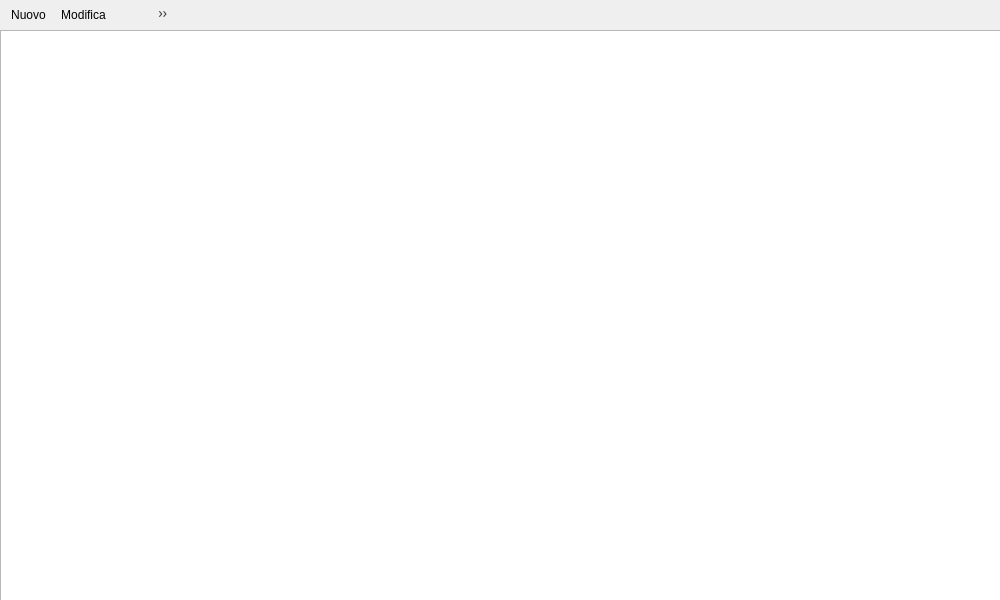
<?xml version="1.0" encoding="UTF-8"?>
<ui version="4.0">
 <class>Film_Ricerca</class>
 <widget class="QDialog" name="Film_Ricerca">
  <property name="geometry">
   <rect>
    <x>0</x>
    <y>0</y>
    <width>1000</width>
    <height>600</height>
   </rect>
  </property>
  <property name="sizePolicy">
   <sizepolicy hsizetype="Fixed" vsizetype="Fixed">
    <horstretch>0</horstretch>
    <verstretch>0</verstretch>
   </sizepolicy>
  </property>
  <property name="minimumSize">
   <size>
    <width>1000</width>
    <height>600</height>
   </size>
  </property>
  <property name="maximumSize">
   <size>
    <width>1000</width>
    <height>600</height>
   </size>
  </property>
  <property name="windowTitle">
   <string>Lista films</string>
  </property>
  <property name="windowIcon">
   <iconset>
    <normaloff>Icone/inbox_film.ico</normaloff>Icone/inbox_film.ico</iconset>
  </property>
  <widget class="QToolBar" name="toolBar">
   <property name="geometry">
    <rect>
     <x>0</x>
     <y>0</y>
     <width>171</width>
     <height>30</height>
    </rect>
   </property>
   <property name="movable">
    <bool>false</bool>
   </property>
   <property name="floatable">
    <bool>false</bool>
   </property>
   <addaction name="actionNuovo"/>
   <addaction name="actionModifica"/>
   <addaction name="actionElimina"/>
   <addaction name="actionValuta"/>
   <addaction name="actionCommenta"/>
  </widget>
  <widget class="QTableView" name="tabella">
   <property name="geometry">
    <rect>
     <x>0</x>
     <y>30</y>
     <width>1001</width>
     <height>571</height>
    </rect>
   </property>
   <property name="editTriggers">
    <set>QAbstractItemView::NoEditTriggers</set>
   </property>
   <property name="alternatingRowColors">
    <bool>true</bool>
   </property>
   <property name="selectionMode">
    <enum>QAbstractItemView::SingleSelection</enum>
   </property>
  </widget>
  <action name="actionNuovo">
   <property name="icon">
    <iconset>
     <normaloff>Icone/add.png</normaloff>Icone/add.png</iconset>
   </property>
   <property name="text">
    <string>Nuovo</string>
   </property>
   <property name="shortcut">
    <string>Ctrl+N</string>
   </property>
  </action>
  <action name="actionModifica">
   <property name="icon">
    <iconset>
     <normaloff>Icone/application_edit.png</normaloff>Icone/application_edit.png</iconset>
   </property>
   <property name="text">
    <string>Modifica</string>
   </property>
   <property name="shortcut">
    <string>Ctrl+M</string>
   </property>
  </action>
  <action name="actionElimina">
   <property name="icon">
    <iconset>
     <normaloff>Icone/delete.png</normaloff>Icone/delete.png</iconset>
   </property>
   <property name="text">
    <string>Elimina</string>
   </property>
   <property name="shortcut">
    <string>Ctrl+E</string>
   </property>
  </action>
  <action name="actionValuta">
   <property name="icon">
    <iconset>
     <normaloff>Icone/star.png</normaloff>Icone/star.png</iconset>
   </property>
   <property name="text">
    <string>Valuta</string>
   </property>
   <property name="shortcut">
    <string>Ctrl+V</string>
   </property>
  </action>
  <action name="actionCommenta">
   <property name="icon">
    <iconset>
     <normaloff>Icone/comment.png</normaloff>Icone/comment.png</iconset>
   </property>
   <property name="text">
    <string>Commenta</string>
   </property>
   <property name="shortcut">
    <string>Ctrl+C</string>
   </property>
  </action>
 </widget> 
 <connections>
  <connection>
   <sender>actionNuovo</sender>
   <signal>triggered()</signal>
   <receiver>Film_Ricerca</receiver>
   <slot>bNuovo_Clicked()</slot>  
  </connection>
  <connection>
   <sender>actionModifica</sender>
   <signal>triggered()</signal>
   <receiver>Film_Ricerca</receiver>
   <slot>bModifica_Clicked()</slot>  
  </connection>
  <connection>
   <sender>actionElimina</sender>
   <signal>triggered()</signal>
   <receiver>Film_Ricerca</receiver>
   <slot>bElimina_Clicked()</slot>  
  </connection>
  <connection>
   <sender>actionValuta</sender>
   <signal>triggered()</signal>
   <receiver>Film_Ricerca</receiver>
   <slot>bValuta_Clicked()</slot>  
  </connection>
  <connection>
   <sender>actionCommenta</sender>
   <signal>triggered()</signal>
   <receiver>Film_Ricerca</receiver>
   <slot>bCommenta_Clicked()</slot>  
  </connection>
 </connections>
</ui>
